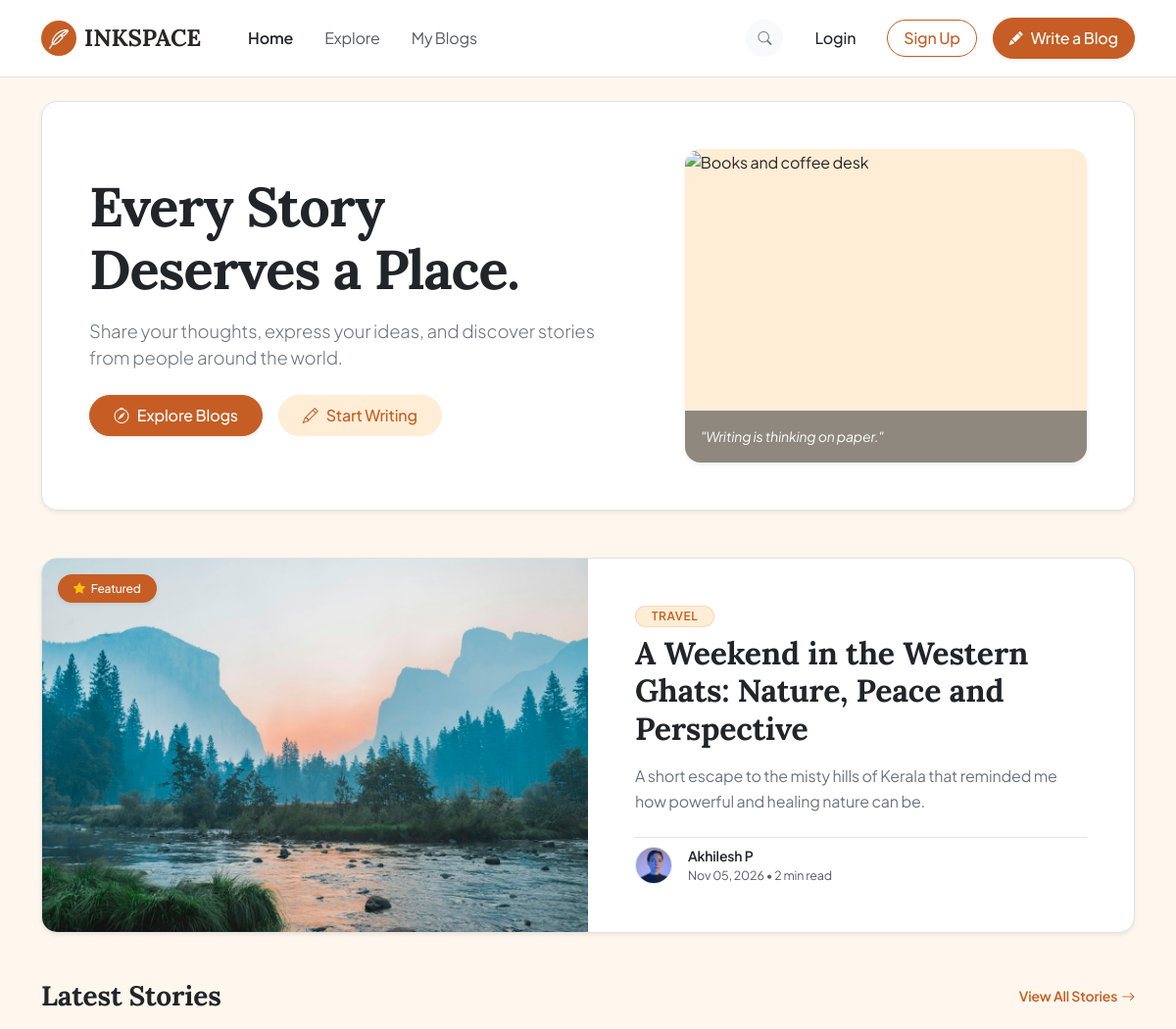
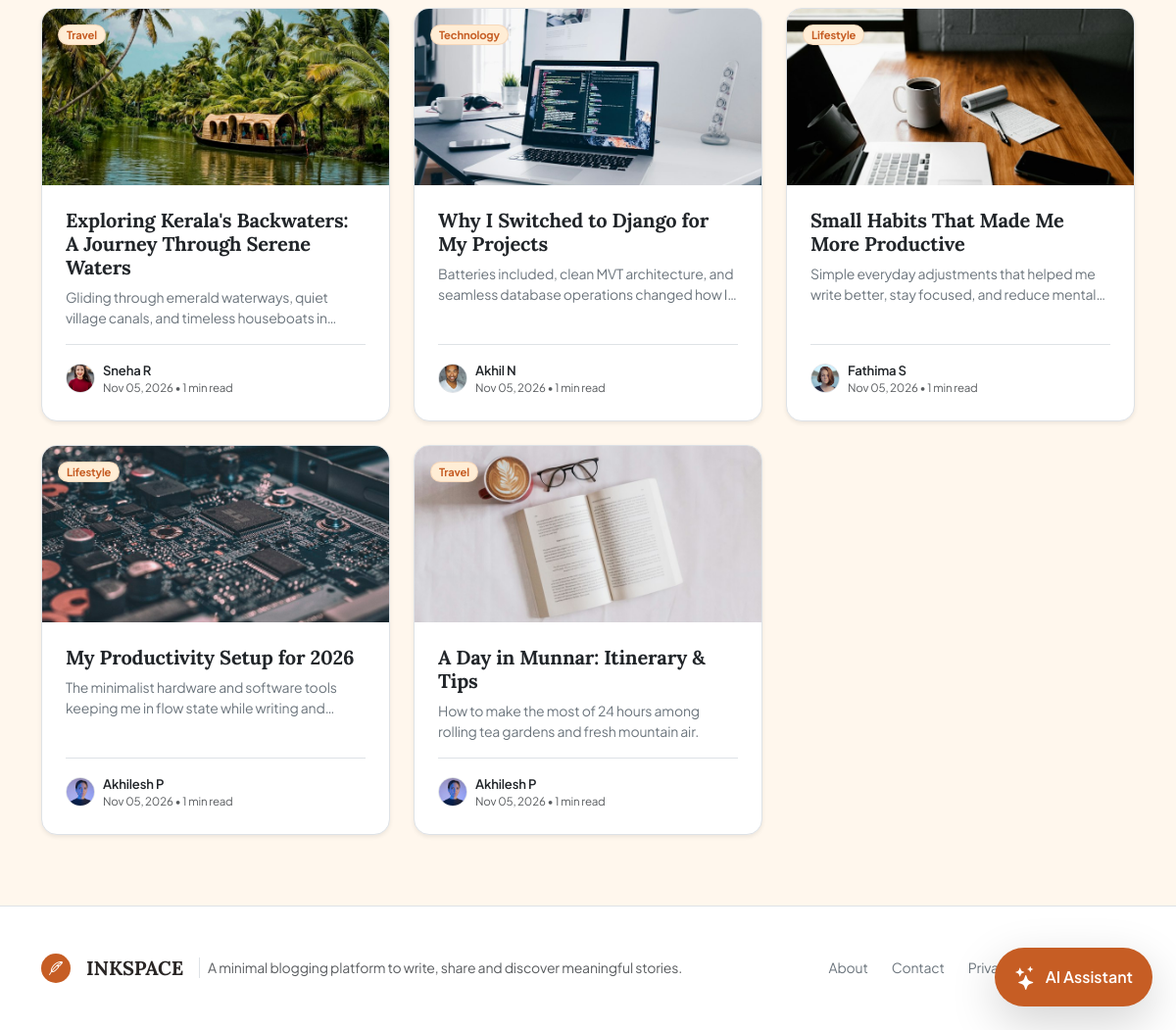
The page / on the database its author committed (2 pictures, top to bottom).
### apps/blogs/models.py (models this page shows, shortened)
class Blog(models.Model):
    author = models.ForeignKey(
        User,
        on_delete=models.CASCADE,
        related_name='blogs',
        help_text="The author who created this blog post."
    )
    title = models.CharField(
        max_length=255,
        help_text="Catchy title for your blog post."
    )
    slug = models.SlugField(
        max_length=300,
        unique=True,
        blank=True,
        help_text="URL-friendly identifier generated from the title."
    )
    description = models.CharField(
        max_length=250,
        help_text="Short summary (max 250 characters) displayed on cards and search results."
    )
    cover_image = models.ImageField(
        upload_to='blog_covers/',
        blank=True,
        null=True,
        help_text="Cover image for the article header and feed previews."
    )
    category = models.CharField(
        max_length=50,
        choices=CategoryChoices.choices,
        default=CategoryChoices.TECHNOLOGY,
        help_text="Category topic that best fits this post."
    )
    content = models.TextField(
        help_text="Main article content in HTML or formatted text."
    )
    status = models.CharField(
        max_length=20,
        choices=BlogStatus.choices,
        default=BlogStatus.DRAFT,
        help_text="Publication status: Draft is private, Published is visible to everyone."
    )
    is_featured = models.BooleanField(
        default=False,
        help_text="Whether this post is featured on the homepage hero."
    )
    views_count = models.PositiveIntegerField(
        default=0,
        help_text="Total number of views this article has received."
    )
    created_at = models.DateTimeField(
        auto_now_add=True,
        help_text="Date and time when the blog post was first created."
    )
    updated_at = models.DateTimeField(
        auto_now=True,
        help_text="Date and time when the blog post was last modified."
    )
    published_at = models.DateTimeField(
        blank=True,
        null=True,
        help_text="Timestamp when the post was changed to Published status."
    )
    class Meta:
        ordering = ['-created_at']
        verbose_name = 'Blog Article'
        verbose_name_plural = 'Blog Articles'
    @property
    def reading_time(self):
        words = len(self.content.split())
        minutes = math.ceil(words / 200)
        return max(1, minutes)
    @property
    def get_cover_image_url(self):
        if not self.cover_image:
            return None
        val = str(self.cover_image).strip()
        if not val:
            return None
        if val.startswith("http://") or val.startswith("https://"):
            return val
        try:
            return self.cover_image.url
        except Exception:
            return None

### apps/accounts/models.py (models this page shows, shortened)
class Profile(models.Model):
    user = models.OneToOneField(User, on_delete=models.CASCADE, related_name='profile')
    bio = models.TextField(max_length=500, blank=True, default='Passionate writer and lifelong learner.')
    role = models.CharField(max_length=100, blank=True, default='Blogger · Developer')
    avatar = models.ImageField(upload_to='avatars/', blank=True, null=True)
    created_at = models.DateTimeField(auto_now_add=True)
    @property
    def get_avatar_url(self):
        if not self.avatar:
            return None
        val = str(self.avatar).strip()
        if val.startswith("http://") or val.startswith("https://"):
            return val
        try:
            return self.avatar.url
        except Exception:
            return None

### apps/blogs/views.py (the view)
# urls.py: path('', views.blog_list, name='blog_list'),
def blog_list(request):
    category_filter = request.GET.get('category', '').strip()
    search_query = request.GET.get('q', '').strip()
    published_blogs = Blog.objects.filter(status=BlogStatus.PUBLISHED).select_related('author')
    if category_filter and category_filter in CategoryChoices.values:
        published_blogs = published_blogs.filter(category=category_filter)
    if search_query:
        published_blogs = published_blogs.filter(
            Q(title__icontains=search_query) |
            Q(description__icontains=search_query) |
            Q(content__icontains=search_query)
        )
    featured_blog = published_blogs.filter(is_featured=True).first()
    if not featured_blog:
        featured_blog = published_blogs.first()
    if featured_blog:
        latest_stories = published_blogs.exclude(id=featured_blog.id)[:9]
    else:
        latest_stories = published_blogs[:9]
    context = {
        'featured_blog': featured_blog,
        'latest_stories': latest_stories,
        'categories': CategoryChoices.values,
        'current_category': category_filter,
        'search_query': search_query,
    }
    return render(request, 'blogs/blog_list.html', context)

### apps/blogs/templates/blogs/blog_list.html (shortened to what this page needs)
{% extends 'base.html' %}
{% load static %}
{% block content %}
<div class="container py-4">
  <section class="hero-section bg-white rounded-4 p-4 p-md-5 mb-5 shadow-sm border">
    <div class="row align-items-center g-4">
      <div class="col-lg-7">
        <h1 class="display-4 fw-bold font-serif text-dark mb-3" style="line-height: 1.15; letter-spacing: -0.02em;">
          Every Story<br>Deserves a Place.
        </h1>
        <p class="lead text-secondary mb-4 font-sans" style="max-width: 540px; font-size: 1.15rem;">
          Share your thoughts, express your ideas, and discover stories from people around the world.
        </p>
        <div class="d-flex flex-wrap align-items-center gap-3">
          <a href="{% url 'blogs:explore' %}" class="btn btn-orange-primary d-inline-flex align-items-center gap-2 px-4 py-2 rounded-pill fw-medium shadow-sm" style="background-color: #C65D24; border-color: #C65D24;">
            <i class="bi bi-compass"></i>
            <span>Explore Blogs</span>
          </a>
          {% if user.is_authenticated %}
            <a href="{% url 'blogs:create_blog' %}" class="btn btn-orange-secondary d-inline-flex align-items-center gap-2 px-4 py-2 rounded-pill fw-medium" style="background-color: #FFEDD5; color: #C65D24; border-color: #FFEDD5;">
              <i class="bi bi-pencil"></i>
              <span>Start Writing</span>
            </a>
          {% else %}
            <a href="{% url 'accounts:login' %}?next={% url 'blogs:create_blog' %}" class="btn btn-orange-secondary d-inline-flex align-items-center gap-2 px-4 py-2 rounded-pill fw-medium" style="background-color: #FFEDD5; color: #C65D24; border-color: #FFEDD5;">
              <i class="bi bi-pencil"></i>
              <span>Start Writing</span>
            </a>
          {% endif %}
        </div>
      </div>
      <div class="col-lg-5">
        <div class="position-relative rounded-4 overflow-hidden shadow-sm" style="height: 320px; background: #FFEDD5;">
          <img src="https://images.unsplash.com/photo-1544716278-ca5e3f4abd8c?auto=format&fit=crop&w=1000&q=80" alt="Books and coffee desk" class="w-100 h-100 object-fit-cover">
          <div class="position-absolute bottom-0 start-0 end-0 p-3 bg-dark bg-opacity-50 text-white backdrop-blur small">
            <span class="fst-italic">"Writing is thinking on paper."</span>
          </div>
        </div>
      </div>
    </div>
  </section>
  {% if featured_blog %}
  <section class="featured-section mb-5">
    <div class="card border rounded-4 shadow-sm overflow-hidden bg-white">
      <div class="row g-0 align-items-stretch">
        {% if featured_blog.get_cover_image_url %}
          <div class="col-lg-6">
            <div class="position-relative h-100" style="min-height: 280px;">
              <img src="{{ featured_blog.get_cover_image_url }}" alt="{{ featured_blog.title }}" class="w-100 h-100 object-fit-cover">
              <span class="badge position-absolute top-0 start-0 m-3 px-3 py-2 rounded-pill fw-medium shadow-sm" style="background-color: #C65D24 !important; color: #FFFFFF;">
                <i class="bi bi-star-fill text-warning me-1"></i> Featured
              </span>
            </div>
          </div>
          <div class="col-lg-6 p-4 p-md-5 d-flex flex-column justify-content-center">
        {% else %}
          <div class="col-12 p-4 p-md-5 d-flex flex-column justify-content-center">
        {% endif %}
          <div class="mb-2 d-flex align-items-center gap-2">
            <span class="badge rounded-pill px-3 py-1 fw-semibold text-uppercase" style="background-color: #FFEDD5; color: #C65D24; font-size: 0.75rem; letter-spacing: 0.05em; border: 1px solid rgba(198, 93, 36, 0.15);">
              {{ featured_blog.category }}
            </span>
          </div>
          <h2 class="h2 font-serif fw-bold mb-3">
            <a href="{% url 'blogs:blog_detail' slug=featured_blog.slug %}" class="text-dark text-decoration-none hover-text-orange">
              {{ featured_blog.title }}
            </a>
          </h2>
          <p class="text-secondary font-sans mb-4" style="line-height: 1.6;">
            {{ featured_blog.description }}
          </p>
          <div class="d-flex align-items-center gap-3 mt-auto pt-2 border-top">
            {% if featured_blog.author.profile.get_avatar_url %}
              <img src="{{ featured_blog.author.profile.get_avatar_url }}" alt="{{ featured_blog.author.username }}" class="rounded-circle object-fit-cover border" width="38" height="38">
            {% else %}
              <div class="rounded-circle fw-bold d-flex align-items-center justify-content-center border" style="width: 38px; height: 38px; background-color: #FFEDD5; color: #C65D24;">
                {{ featured_blog.author.first_name|default:featured_blog.author.username|slice:":1"|upper }}
              </div>
            {% endif %}
            <div>
              <div class="fw-semibold small text-dark">{{ featured_blog.author.get_full_name|default:featured_blog.author.username }}</div>
              <div class="text-muted" style="font-size: 0.78rem;">
                {{ featured_blog.created_at|date:"M d, Y" }} &bull; {{ featured_blog.reading_time }} min read
              </div>
            </div>
          </div>
        </div>
      </div>
    </div>
  </section>
  {% endif %}
  <section class="latest-stories mb-5">
    <div class="d-flex justify-content-between align-items-center mb-4">
      <h2 class="h3 font-serif fw-bold text-dark mb-0">Latest Stories</h2>
      <a href="{% url 'blogs:explore' %}" class="text-decoration-none fw-semibold small d-inline-flex align-items-center gap-1 hover-underline" style="color: #C65D24 !important;">
        <span>View All Stories</span>
        <i class="bi bi-arrow-right"></i>
      </a>
    </div>
    <div class="row row-cols-1 row-cols-md-2 row-cols-lg-3 g-4">
      {% for story in latest_stories %}
        <div class="col">
          <div class="card h-100 border rounded-4 shadow-sm overflow-hidden bg-white hover-shadow transition-all">
            {% if story.get_cover_image_url %}
              <div class="position-relative" style="height: 180px;">
                <img src="{{ story.get_cover_image_url }}" alt="{{ story.title }}" class="w-100 h-100 object-fit-cover">
                <span class="badge position-absolute top-0 start-0 m-3 px-2 py-1 rounded-pill" style="background-color: #FFEDD5; color: #C65D24; font-size: 0.7rem; border: 1px solid rgba(198, 93, 36, 0.15);">
                  {{ story.category }}
                </span>
              </div>
            {% else %}
              <div class="px-4 pt-4 pb-0">
                <span class="badge rounded-pill px-2.5 py-1" style="background-color: #FFEDD5; color: #C65D24; font-size: 0.72rem; border: 1px solid rgba(198, 93, 36, 0.15);">
                  {{ story.category }}
                </span>
              </div>
            {% endif %}
            <div class="card-body p-4 d-flex flex-column">
              <h3 class="h5 font-serif fw-bold mb-2">
                <a href="{% url 'blogs:blog_detail' slug=story.slug %}" class="text-dark text-decoration-none hover-text-orange">
                  {{ story.title }}
                </a>
              </h3>
              <p class="text-secondary small font-sans mb-3 line-clamp-2">
                {{ story.description }}
              </p>
              <div class="d-flex align-items-center gap-2 mt-auto pt-3 border-top">
                {% if story.author.profile.get_avatar_url %}
                  <img src="{{ story.author.profile.get_avatar_url }}" alt="{{ story.author.username }}" class="rounded-circle object-fit-cover border" width="30" height="30">
                {% else %}
                  <div class="rounded-circle fw-bold d-flex align-items-center justify-content-center" style="width: 30px; height: 30px; background-color: #FFEDD5; color: #C65D24; font-size: 0.8rem;">
                    {{ story.author.first_name|default:story.author.username|slice:":1"|upper }}
                  </div>
                {% endif %}
                <div class="overflow-hidden">
                  <div class="fw-semibold text-truncate text-dark" style="font-size: 0.82rem;">{{ story.author.get_full_name|default:story.author.username }}</div>
                  <div class="text-muted" style="font-size: 0.72rem;">{{ story.created_at|date:"M d, Y" }} &bull; {{ story.reading_time }} min read</div>
                </div>
              </div>
            </div>
          </div>
        </div>
      {% endfor %}
    </div>
  </section>
</div>
{% endblock %}

### static/css/style.css (style rules this page uses)
:root { --ink-primary: #C65D24; --ink-secondary: #E87932; --ink-accent: #F59E0B; --ink-bg: #FFF7ED; --ink-card: #FFFFFF; --ink-text: #292524; --ink-text-muted: #78716C; --ink-border: #E7E5E4; --ink-bg-light: #FFEDD5; --ink-hover: #9A3412; --font-serif: 'Lora', Georgia, serif; --font-sans: 'Plus Jakarta Sans', system-ui, -apple-system, sans-serif; --font-mono: 'JetBrains Mono', monospace; }
body.bg-page { background-color: var(--ink-bg) !important; color: var(--ink-text); font-family: var(--font-sans); letter-spacing: -0.01em; -webkit-font-smoothing: antialiased; }
.font-serif { font-family: var(--font-serif) !important; }
.font-sans { font-family: var(--font-sans) !important; }
.btn-ink-primary, .btn-orange-primary { background-color: var(--ink-primary) !important; border-color: var(--ink-primary) !important; color: #FFFFFF !important; font-weight: 500; transition: all 0.2s ease-in-out; }
.btn-ink-secondary, .btn-orange-secondary { background-color: var(--ink-bg-light) !important; border-color: var(--ink-bg-light) !important; color: var(--ink-primary) !important; font-weight: 500; transition: all 0.2s ease-in-out; }
.hover-shadow { transition: transform 0.2s ease, box-shadow 0.2s ease; }
.line-clamp-2 { display: -webkit-box; -webkit-line-clamp: 2; -webkit-box-orient: vertical; overflow: hidden; }
.hover-shadow { transition: transform 0.2s ease, box-shadow 0.2s ease, border-color 0.2s ease; }

### rows shown on the page
Blog: get_cover_image_url (picture), category "TRAVEL", title "A Weekend in the Western Ghats: Nature, Peace and Perspective", description "A short escape to the misty hills of Kerala that reminded me how powerful and healing nature can be.", author.profile.get_avatar_url (picture), author.get_full_name "Akhilesh P", created_at "Nov 05, 2026", reading_time "2"
Blog: get_cover_image_url (picture), category "Travel", title "Exploring Kerala's Backwaters: A Journey Through Serene Waters", description "Gliding through emerald waterways, quiet village canals, and timeless houseboats…", author.profile.get_avatar_url (picture), author.get_full_name "Sneha R", created_at "Nov 05, 2026", reading_time "1"
Blog: get_cover_image_url (picture), category "Technology", title "Why I Switched to Django for My Projects", description "Batteries included, clean MVT architecture, and seamless database operations changed how…", author.profile.get_avatar_url (picture), author.get_full_name "Akhil N", created_at "Nov 05, 2026", reading_time "1"
Blog: get_cover_image_url (picture), category "Lifestyle", title "Small Habits That Made Me More Productive", description "Simple everyday adjustments that helped me write better, stay focused, and reduce…", author.profile.get_avatar_url (picture), author.get_full_name "Fathima S", created_at "Nov 05, 2026", reading_time "1"
Blog: get_cover_image_url (picture), category "Lifestyle", title "My Productivity Setup for 2026", description "The minimalist hardware and software tools keeping me in flow state while writing…", author.profile.get_avatar_url (picture), author.get_full_name "Akhilesh P", created_at "Nov 05, 2026", reading_time "1"
Blog: get_cover_image_url (picture), category "Travel", title "A Day in Munnar: Itinerary & Tips", description "How to make the most of 24 hours among rolling tea gardens and fresh mountain air.", author.profile.get_avatar_url (picture), author.get_full_name "Akhilesh P", created_at "Nov 05, 2026", reading_time "1"
